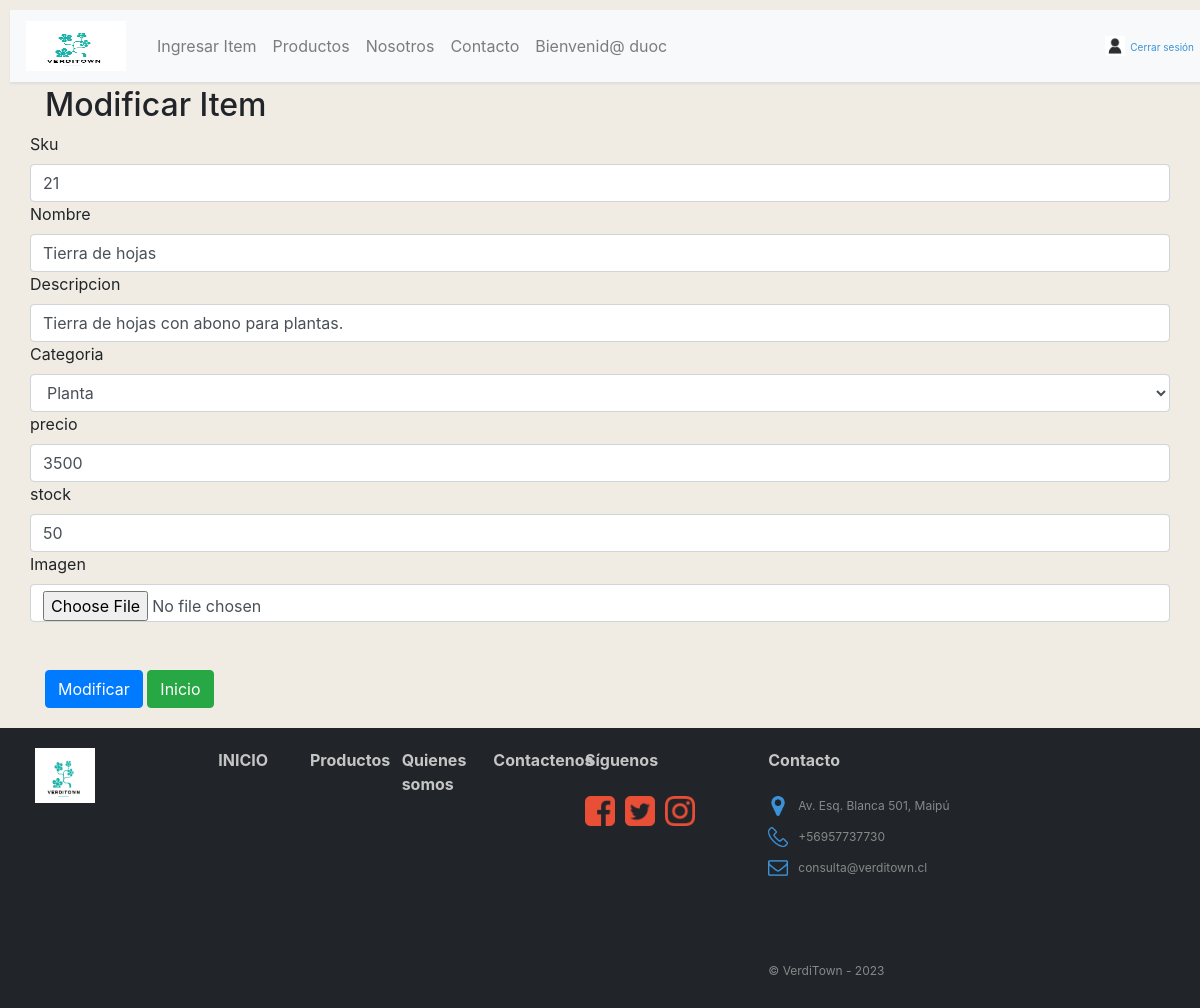
The app's page /modificar/21 (signed in) with its own data.
### verditown/models.py (models this page shows, shortened)
class Producto(models.Model):
    sku =  models.CharField(primary_key=True, max_length=10, verbose_name="SKU")
    nombre = models.CharField(max_length=20, blank=True, verbose_name="Nombre")
    descrip = models.CharField(max_length=50, blank=True, verbose_name="Descripcion")
    imagen = models.ImageField(upload_to="imagenes", null=True, blank=True, verbose_name="Imagen")
    precio = models.IntegerField(validators=[MinValueValidator(1), MaxValueValidator(99999)], blank=True, verbose_name="Precio")
    stock = models.IntegerField(default=0, blank=True, verbose_name="Stock")
    categoria = models.ForeignKey(Categoria, on_delete=models.CASCADE, verbose_name="Categoria")

### verditown/views.py (the view)
# urls.py: path('modificar/<id>', modificar, name="modificar"),
@login_required
def modificar(request,id):
    animal = Producto.objects.get(sku=id)         #obtenemos un objeto por su pk
    datos ={
        'form':ProductoForm(instance=animal)
    }
    if request.method=='POST':
        formulario = ProductoForm(data=request.POST, instance=animal, files=request.FILES)
        if formulario.is_valid:
            formulario.save()
            return redirect ('mostrar')
    return render(request, 'modificar.html', datos)

### verditown/models.py (called while the page is built)
    def __str__(self):
        return self.nombreCategoria #permite acceder a los objetos a través de su nombre en el admin

### verditown/templates/modificar.html (shortened to what this page needs)
{% extends "base.html" %}
{% block content %}
<!DOCTYPE html>
<html lang="en">
<head>
    {% load static %}
    <link href="{% static 'css/bootstrap.min.css' %}" rel="stylesheet">
    <link href="{% static 'css/estilos.css' %}" rel="stylesheet">
</head>
<body>
    <div class="container">
        <h2>Modificar Item</h2>
        <form method="POST" id="formulario" enctype="multipart/form-data">
            <div class="row">
                <label for="{{ form.field.name }}">
                    {{form.sku.label}}
                </label>
                {{ form.sku }}
            </div>
            <div class="row">
                <label for="{{ form.field.name }}">
                    {{form.nombre.label}}
                </label>
                {{ form.nombre }}
            </div>
            <div class="row">
                <label for="{{ form.field.name }}">
                    {{form.descrip.label}}
                </label>
                {{ form.descrip }}
            </div>
            <div class="row">
                <label for="{{ animalform.field.name }}">
                    {{form.categoria.label}}
                </label>
                {{ form.categoria }}
            </div>
            <div class="row">
                <label for="{{ animalform.field.name }}">
                    {{form.precio.label}}
                </label>
                {{ form.precio }}
            </div>
            <div class="row">
                <label for="{{ animalform.field.name }}">
                    {{form.stock.label}}
                </label>
                {{form.stock}}
            </div>
            <div class="row">
                <label for="{{ form.field.name }}">
                    {{form.imagen.label}}
                </label>
                {{ form.imagen }}
            </div>
            <br><br>
            <div class="form-group">
                <input type="submit" class="btn btn-primary" value="Modificar">
                <a href="{% url 'index' %}" class="btn btn-success">Inicio</a>
            </div>
        </form>
    </div>
</body>
</html>
{% endblock %}

### verditown/templates/base.html (shortened to what this page needs)
<!DOCTYPE html>
<html lang="en">
<head>
    {% load static %}
    <link rel="stylesheet" href="https://cdnjs.cloudflare.com/ajax/libs/font-awesome/4.7.0/css/font-awesome.min.css">
    <link href="{% static 'css/bootstrap.min.css' %}" rel="stylesheet">
    <link href="{% static 'css/estilos.css' %}" rel="stylesheet">
</head>
<body>
        <nav class="navbar navbar-expand-md navbar-light bg-light mb-4" id="barraNav">
            <a href="{% url 'index' %}" id="logoBookStop">
                <img src="{% static 'img/Logo.png' %}" width="100px" height="50px">
            </a>
            <div class="collapse navbar-collapse" id="navbarCollapse">
                {% if user.is_staff %}
                <ul class="navbar-nav mr-auto">
                    <li class="nav-item">
                        <a class="nav-link" href="{% url 'mostrar' %}">Ingresar Item</a>
                    </li>
                    <li class="nav-item">
                        <a class="nav-link" href="{% url 'productos' %}">Productos</a>
                    </li>
                    <li class="nav-item">
                        <a class="nav-link" href="{%url 'nosotros' %}">Nosotros</a>
                    </li>
                    <li class="nav-item">
                        <a class="nav-link" href="{%url 'contacto' %}">Contacto</a>
                    </li>
                    <li class="nav-item">
                        <a class="nav-link" href="#">Bienvenid@ {{ user.username }} </a>
                    </li>
                </ul>
                {% endif %}
                <div>
                    {% if user.is_authenticated %}
                    <a href="{% url 'logout' %}" id="userBookStop">
                        <img src="{% static 'img/user-vector-icon.jpg' %}" alt="userBookStop" width="20px">Cerrar sesión
                    </a>
                    {% else %}
                    <a href="{% url 'login' %}" id="userBookStop">
                        <img src="{% static 'img/user-vector-icon.jpg' %}" alt="userBookStop" width="20px">Iniciar sesión
                    </a>
                    {% endif %}
                </div>
            </div>
        </nav>
    {% block content %}
    {% endblock %}
    <footer>
        <div class="row col-12">
            <div class="row col-12">
                <div class="col-lg-2">
                    <img src="{% static 'img/logo.png' %}" alt="logoBookStop" width="60px">
                </div>
                <div class="col-lg-1">
                    <a href="index.html" id="linkFooter"><strong>INICIO</strong></a>
                </div>
                <div class="col-lg-1">
                    <a href="galeria.html" id="linkFooter"><strong>Productos</strong></a>
                </div>
                <div class="col-lg-1">
                    <a href="nosotros.html" id="linkFooter"><strong>Quienes somos</strong></a>
                </div>
                <div class="col-lg-1">
                    <a href="contacto.html" id="linkFooter"><strong>Contactenos</strong></a>
                </div>
            <div class="col-lg-2">
                <strong>Síguenos</strong>
                <br><br>
                <div class="row">
                    <img src="{% static 'img/2000px-Facebook_font_awesome.svg.png' %}" alt="" width="30px" height="30px"
                        style=" margin-left: 15px;">
                    <img src="{% static 'img/twitter.png' %}" alt="" width="30px" height="30px" style=" margin-left: 10px;">
                    <img src="{% static 'img/Instagram.png' %}" alt="" width="30px" height="30px" style=" margin-left: 10px;">
                </div>
            </div>
            <div class="col-lg-3">
                <strong>Contacto</strong>
                <br><br>
                <div class="row">
                    <img src="{% static 'img/location.png' %}" alt="" width="20px" height="20px"
                        style="margin-right: 10px; margin-left: 15px;">
                    <p>Av. Esq. Blanca 501, Maipú</p>
                </div>
                <div class="row">
                    <img src="{% static 'img/fono.png' %}" alt="" width="20px" height="20px"
                        style="margin-right: 10px; margin-left: 15px;">
                    <p>+56957737730</p>
                </div>
                <div class="row">
                    <img src="{% static 'img/email.png' %}" alt="" width="20px" height="20px"
                        style="margin-right: 10px; margin-left: 15px;">
                    <p>consulta@verditown.cl</p>
                </div>
                <br><br><br>
                <p>&copy; VerdiTown - 2023</p>
            </div>
        </div>
    </footer>
</body>
</html>

### verditown/static/css/estilos.css (style rules this page uses)
body { background-color: #F0ECE3; padding-top: 86px; }
#logoBookStop { color: #3C92D8; font-size: 20px; text-decoration: none; margin-right: 16px; padding-top: 3px; }
#logoBookStop img { margin-right: 7px; margin-bottom: 3px; }
.navbar { -webkit-box-shadow:0px 2px 2px #dddddd; -moz-box-shadow:0px 2px 2px #dddddd; box-shadow:0px 2px 2px #dddddd; position: fixed; z-index: 1; display: flex; transition: 0.3s; width: 100%; top: 0; margin: 10px; }
#userBookStop { color: #3C92D8; font-size: 10px; text-decoration: none; }
#userBookStop img { margin-right: 5px; margin-bottom: 3px; }
footer { padding: 20px; color: #c5c5c5; background-color: #212529; height: 280px; margin-top: 20px; }
footer div p { font-size: 12px; color: #888888; padding-top: 5px; line-height: 10px; }
#linkFooter { color: #c5c5c5; text-decoration: none; }

### records on screen
Producto: sku "21", nombre "Tierra de hojas", descrip "Tierra de hojas con abono para plantas.", categoria "Planta", precio "3500", stock "50"

### other values on screen
{{ user.username }} "duoc"
